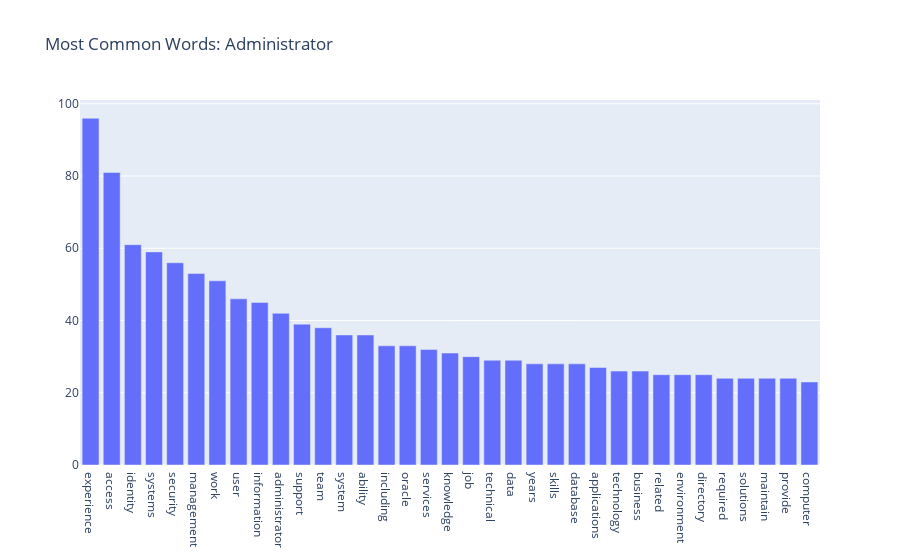
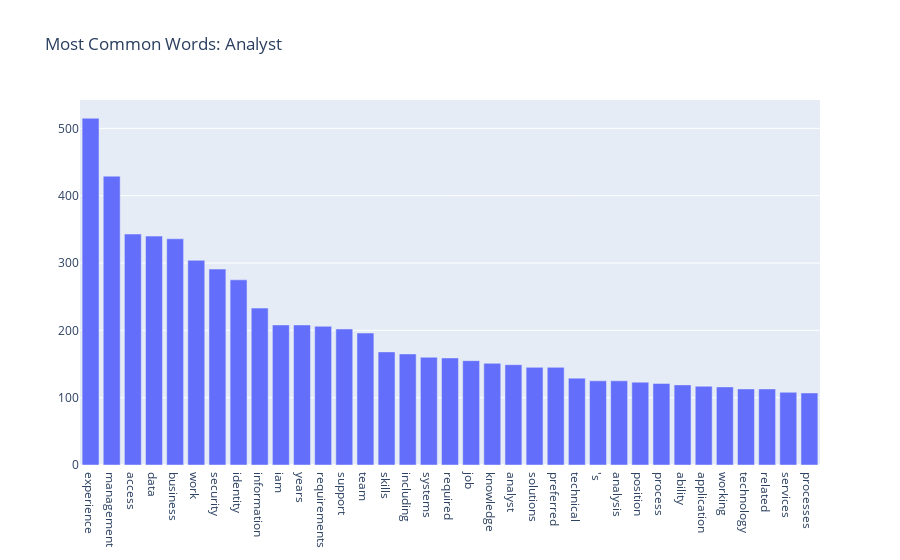
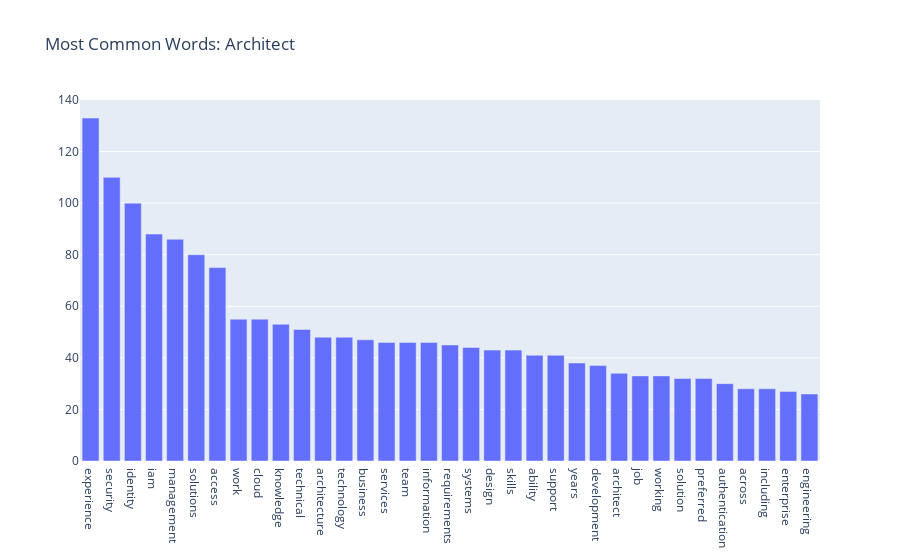
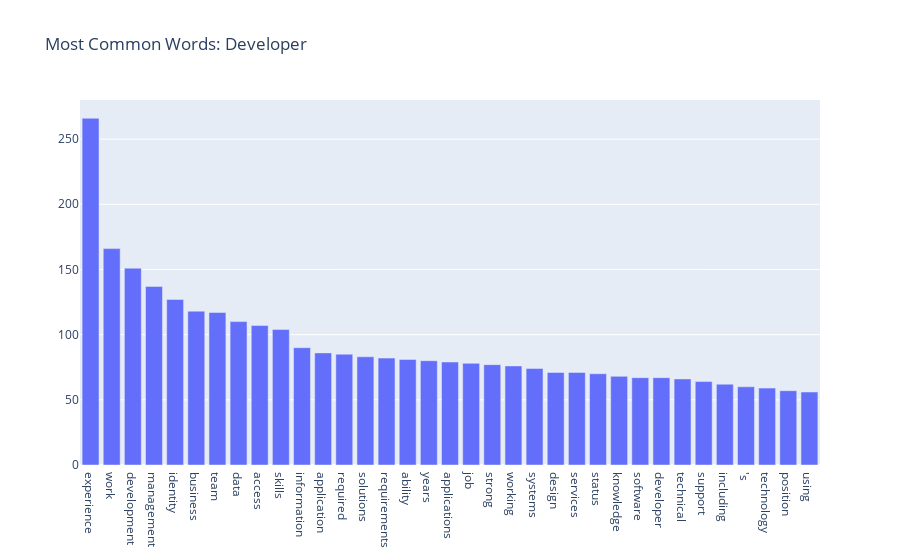

The notebook cell these images were saved under, in order:
### Markdown cell above
## 3. Graph Frequent Words

### Code cell
# Admin
data = FreqDist(administrator_text_processed).most_common(35)
fig = go.Figure()
fig.add_trace(go.Bar(x= [data[i][0] for i in range(len(data))], y=[data[i][1] for i in range(len(data))]))
fig.update_layout(title = "Most Common Words: Administrator")
fig.show()

#Analyst
data = FreqDist(analyst_text_processed).most_common(35)
fig = go.Figure()
fig.add_trace(go.Bar(x= [data[i][0] for i in range(len(data))], y=[data[i][1] for i in range(len(data))]))
fig.update_layout(title = "Most Common Words: Analyst")
fig.show()

# Architect
data = FreqDist(architect_text_processed).most_common(35)
fig = go.Figure()
fig.add_trace(go.Bar(x= [data[i][0] for i in range(len(data))], y=[data[i][1] for i in range(len(data))]))
fig.update_layout(title = "Most Common Words: Architect")
fig.show()

data = FreqDist(developer_text_processed).most_common(35)
fig = go.Figure()
fig.add_trace(go.Bar(x= [data[i][0] for i in range(len(data))], y=[data[i][1] for i in range(len(data))]))
fig.update_layout(title = "Most Common Words: Developer")
fig.show()

data = FreqDist(director_text_processed).most_common(35)
fig = go.Figure()
fig.add_trace(go.Bar(x= [data[i][0] for i in range(len(data))], y=[data[i][1] for i in range(len(data))]))
fig.update_layout(title = "Most Common Words: Director")
fig.show()

data = FreqDist(engineer_text_processed).most_common(35)
fig = go.Figure()
fig.add_trace(go.Bar(x= [data[i][0] for i in range(len(data))], y=[data[i][1] for i in range(len(data))]))
fig.update_layout(title = "Most Common Words: Engineer")
fig.show()

data = FreqDist(leadership_text_processed).most_common(35)
fig = go.Figure()
fig.add_trace(go.Bar(x= [data[i][0] for i in range(len(data))], y=[data[i][1] for i in range(len(data))]))
fig.update_layout(title = "Most Common Words: Leadership")
fig.show()

data = FreqDist(manager_text_processed).most_common(35)
fig = go.Figure()
fig.add_trace(go.Bar(x= [data[i][0] for i in range(len(data))], y=[data[i][1] for i in range(len(data))]))
fig.update_layout(title = "Most Common Words: Manager")
fig.show()

data = FreqDist(specialist_text_processed).most_common(35)
fig = go.Figure()
fig.add_trace(go.Bar(x= [data[i][0] for i in range(len(data))], y=[data[i][1] for i in range(len(data))]))
fig.update_layout(title = "Most Common Words: Specialist")
fig.show()

### Figure 1 — Plotly figure (JSON) as saved in the notebook; plotly's stock layout.template omitted (floating-point values rounded to 4 significant figures)
{"data": [{"type": "bar", "x": ["experience", "access", "identity", "systems", "security", "management", "work", "user", "information", "administrator", "support", "team", "system", "ability", "including", "oracle", "services", "knowledge", "job", "technical", "data", "years", "skills", "database", "applications", "technology", "business", "related", "environment", "directory", "required", "solutions", "maintain", "provide", "computer"], "y": [96, 81, 61, 59, 56, 53, 51, 46, 45, 42, 39, 38, 36, 36, 33, 33, 32, 31, 30, 29, 29, 28, 28, 28, 27, 26, 26, 25, 25, 25, 24, 24, 24, 24, 23]}], "layout": {"title": {"text": "Most Common Words: Administrator"}}}

### Figure 2 — Plotly figure (JSON) as saved in the notebook; plotly's stock layout.template omitted (floating-point values rounded to 4 significant figures)
{"data": [{"type": "bar", "x": ["experience", "management", "access", "data", "business", "work", "security", "identity", "information", "iam", "years", "requirements", "support", "team", "skills", "including", "systems", "required", "job", "knowledge", "analyst", "solutions", "preferred", "technical", "'s", "analysis", "position", "process", "ability", "application", "working", "technology", "related", "services", "processes"], "y": [515, 429, 343, 340, 336, 304, 291, 275, 233, 208, 208, 206, 202, 196, 168, 165, 160, 159, 155, 151, 149, 145, 145, 129, 125, 125, 123, 121, 119, 117, 116, 113, 113, 108, 107]}], "layout": {"title": {"text": "Most Common Words: Analyst"}}}

### Figure 3 — Plotly figure (JSON) as saved in the notebook; plotly's stock layout.template omitted (floating-point values rounded to 4 significant figures)
{"data": [{"type": "bar", "x": ["experience", "security", "identity", "iam", "management", "solutions", "access", "work", "cloud", "knowledge", "technical", "architecture", "technology", "business", "services", "team", "information", "requirements", "systems", "design", "skills", "ability", "support", "years", "development", "architect", "job", "working", "solution", "preferred", "authentication", "across", "including", "enterprise", "engineering"], "y": [133, 110, 100, 88, 86, 80, 75, 55, 55, 53, 51, 48, 48, 47, 46, 46, 46, 45, 44, 43, 43, 41, 41, 38, 37, 34, 33, 33, 32, 32, 30, 28, 28, 27, 26]}], "layout": {"title": {"text": "Most Common Words: Architect"}}}

### Figure 4 — Plotly figure (JSON) as saved in the notebook; plotly's stock layout.template omitted (floating-point values rounded to 4 significant figures)
{"data": [{"type": "bar", "x": ["experience", "work", "development", "management", "identity", "business", "team", "data", "access", "skills", "information", "application", "required", "solutions", "requirements", "ability", "years", "applications", "job", "strong", "working", "systems", "design", "services", "status", "knowledge", "software", "developer", "technical", "support", "including", "'s", "technology", "position", "using"], "y": [266, 166, 151, 137, 127, 118, 117, 110, 107, 104, 90, 86, 85, 83, 82, 81, 80, 79, 78, 77, 76, 74, 71, 71, 70, 68, 67, 67, 66, 64, 62, 60, 59, 57, 56]}], "layout": {"title": {"text": "Most Common Words: Developer"}}}
